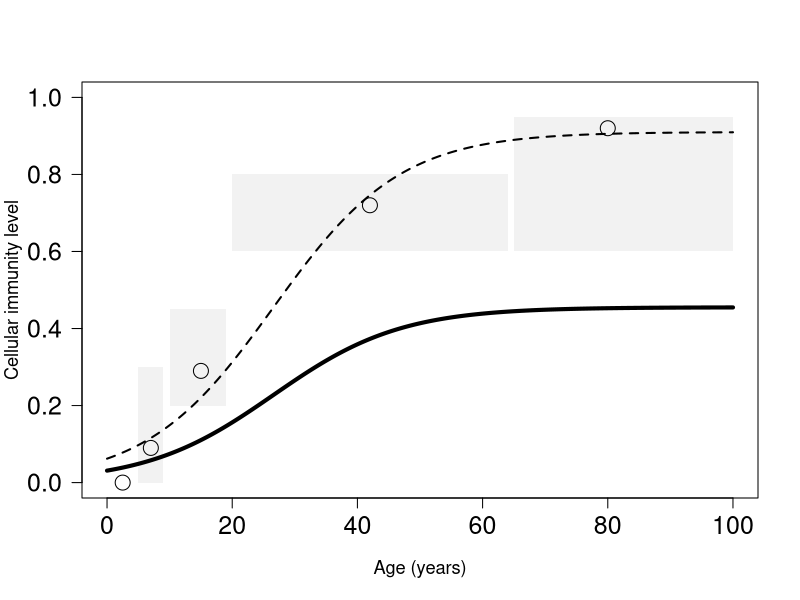

The R source for this figure:

# ---- Humoral immunity ----  

q <- 100
x <- seq(0,q,length.out = 1e3)

plot.hum <- function(x,q,p,h0, add) {
	y <- h0 * ( (q^p-(x)^p)^(1/p) )/q
	if(!add){
		plot(x,y,typ='l',lwd=6, 
			 main='Humoral immunity',
			 ylab='',xlab='age',
			 ylim = c(0,1),las=1)
		grid(lty=2)	}
	if(add){
		lines(x,y,typ='l',lwd=2)
	}
}

# ---- Cellular immunity ----

# Data retrieved from Fig 4 
# Beest te DE, Birrell PJ, Wallinga J, De Angelis D, van Boven M. Joint modelling of serological and hospitalization data reveals that high levels of pre-existing immunity and school holidays shaped the influenza A pandemic of 2009 in The Netherlands. Journal of The Royal Society Interface 2014; 12: 20141244–4.
M <- rbind(c(0,4,0,0),
           c(5,9, 0, 0.3),
           c(10,19, 0.2, 0.45),
           c(20,64, 0.6, 0.8),
           c(65,100, 0.6, 0.95))
colnames(M) <- c('x0','x1','y0','y1')
M <- as.data.frame(M)
#Median value:
M.med.x <- c(2.5, 7, 15, 42, 80)
M.med.y <- c(0, 0.09, 0.29, 0.72, 0.92)

imm.cell <- function(age, slope, imm.max, pivot) {
    return(imm.max/(1+exp(-slope*(age/pivot-1))))
}

init <- c(slope=2, pivot=25, imm.max=0.9)

ferr <- function(x){
    valf <- imm.cell(age=M.med.x, slope=x[['slope']], 
                     imm.max = x[['imm.max']], pivot=x[['pivot']])
    return(sum((valf-M.med.y)^2))
}

xstar <- optim(par = init, fn = ferr)$par


plot.cel <- function(imm.max, slope, pivot,add) {
	agemax <- 100
	x <- seq(0,agemax,length.out = 1000)
	y <- imm.cell(age=x, slope, imm.max, pivot)
	
	if(!add){
		
	    plot(x,y,typ='l', xlim=c(0,agemax), 
			 main='',
			 las=1, 
			 xlab='Age (years)',ylab='Cellular immunity level',
			 ylim=c(0,1),lwd=2, lty=2)
	    
	   for(i in 1:nrow(M)){
	       xvec <- c(M$x0[i], M$x1[i])
	       polygon(x = c(xvec,rev(xvec)), 
	               y = c(M$y0[i],M$y0[i],M$y1[i],M$y1[i]),
	               col = rgb(0,0,0,0.05), border = NA)
	   }
	    
	   points(x=M.med.x, y=M.med.y, pch=1, cex=2, lwd=1)
		#grid(lty=2)
	}
	if(add){
		lines(x,y, lwd=4)
	}
}

save.plot <- T
if(save.plot) pdf('../figures/immunity.pdf',width = 12, height = 6)
par(mfrow=c(1,1), cex.lab=1.1, cex.axis=1.5, cex.main=1.5)
# h0 <- 0.5
# plot.hum(x,q=100,p=1.7,h0, add=F)
# plot.hum(x,q=100,p=3.0,  h0, add=T)
plot.cel(imm.max = xstar[['imm.max']], 
         slope   = xstar[['slope']], 
         pivot   = xstar[['pivot']], 
         add=F)

plot.cel(imm.max = xstar[['imm.max']]/2, 
         slope   = xstar[['slope']], 
         pivot   = xstar[['pivot']], 
         add=T)
xstar
# plot.cel(imm.max = 0.7, slope=2, pivot=29, add=T)
if(save.plot) dev.off()
